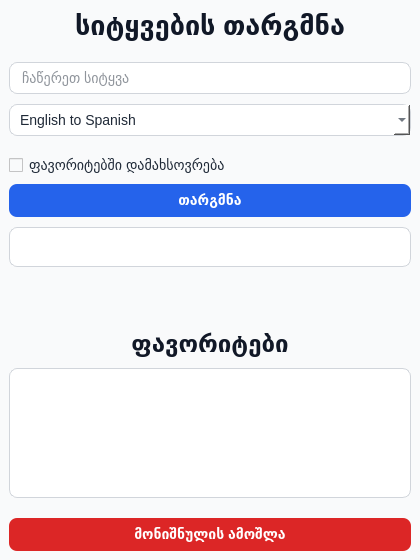
<?xml version="1.0" encoding="UTF-8"?>
<ui version="4.0">
 <class>MainWindow</class>
 <widget class="QMainWindow" name="MainWindow">
  <property name="geometry">
   <rect>
    <x>0</x>
    <y>0</y>
    <width>420</width>
    <height>560</height>
   </rect>
  </property>
  <property name="windowTitle">
   <string>სიტყვების თარგმნა</string>
  </property>
  <widget class="QWidget" name="centralwidget">
   <property name="styleSheet">
    <string notr="true">
     QWidget {
         background-color: #f9fafb;
         font-family: 'Segoe UI', 'Tahoma', sans-serif;
         font-size: 14px;
         color: #1f2937;
     }

     QLabel#titleLabel {
         font-size: 20pt;
         font-weight: bold;
         color: #111827;
         margin-bottom: 10px;
     }

     QLineEdit {
         border: 1px solid #d1d5db;
         border-radius: 8px;
         padding: 6px 10px;
         background-color: white;
     }

     QComboBox {
         border: 1px solid #d1d5db;
         border-radius: 8px;
         padding: 6px 10px;
         background-color: white;
     }

     QPushButton {
         background-color: #2563eb;
         color: white;
         border: none;
         border-radius: 8px;
         padding: 8px 16px;
         font-weight: bold;
     }

     QPushButton:hover {
         background-color: #1d4ed8;
     }

     QPushButton:pressed {
         background-color: #1e40af;
     }

     QPushButton#removeFavoriteButton {
         background-color: #dc2626;
         color: white;
         font-weight: 600;
         border-radius: 8px;
         padding: 8px 12px;
         margin-top: 10px;
     }

     QPushButton#removeFavoriteButton:hover {
         background-color: #b91c1c;
     }

     QPushButton#removeFavoriteButton:pressed {
         background-color: #7f1d1d;
     }

     QCheckBox {
         margin-top: 10px;
     }

     QLabel#translationLabel {
         font-size: 16px;
         font-weight: 500;
         color: #374151;
         padding: 10px;
         border: 1px solid #d1d5db;
         border-radius: 8px;
         background-color: #ffffff;
     }

     QLabel#statusLabel {
         font-size: 12px;
         color: green;
         margin-top: 8px;
     }

     QLabel#favoritesLabel {
         font-size: 18pt;
         font-weight: 600;
         margin-top: 20px;
         color: #111827;
     }

     QTableView {
         border: 1px solid #d1d5db;
         border-radius: 8px;
         background-color: white;
     }
    </string>
   </property>
   <layout class="QVBoxLayout" name="verticalLayout">
    <property name="contentsMargins">
     <rect>
      <x>20</x>
      <y>20</y>
      <width>20</width>
      <height>20</height>
     </rect>
    </property>
    <property name="spacing">
     <number>10</number>
    </property>

    <item>
     <widget class="QLabel" name="titleLabel">
      <property name="text">
       <string>სიტყვების თარგმნა</string>
      </property>
      <property name="alignment">
       <set>Qt::AlignCenter</set>
      </property>
     </widget>
    </item>

    <item>
     <widget class="QLineEdit" name="lineEdit">
      <property name="placeholderText">
       <string>ჩაწერეთ სიტყვა</string>
      </property>
     </widget>
    </item>

    <item>
     <widget class="QComboBox" name="languageComboBox">
      <item>
       <property name="text">
        <string>English to Spanish</string>
       </property>
      </item>
      <item>
       <property name="text">
        <string>English to French</string>
       </property>
      </item>
      <item>
       <property name="text">
        <string>English to German</string>
       </property>
      </item>
      <item>
       <property name="text">
        <string>English to Italian</string>
       </property>
      </item>
      <item>
       <property name="text">
        <string>English to Japanese</string>
       </property>
      </item>
      <item>
       <property name="text">
        <string>English to Georgian</string>
       </property>
      </item>
      <item>
       <property name="text">
        <string>Georgian to English</string>
       </property>
      </item>
      <item>
       <property name="text">
        <string>French to English</string>
       </property>
      </item>
      <item>
       <property name="text">
        <string>German to English</string>
       </property>
      </item>
     </widget>
    </item>

    <item>
     <widget class="QCheckBox" name="rememberCheckBox">
      <property name="text">
       <string>ფავორიტებში დამახსოვრება</string>
      </property>
     </widget>
    </item>

    <item>
     <widget class="QPushButton" name="translateButton">
      <property name="text">
       <string>თარგმნა</string>
      </property>
     </widget>
    </item>

    <item>
     <widget class="QLabel" name="translationLabel">
      <property name="text">
       <string></string>
      </property>
      <property name="alignment">
       <set>Qt::AlignCenter</set>
      </property>
     </widget>
    </item>

    <item>
     <widget class="QLabel" name="statusLabel">
      <property name="text">
       <string></string>
      </property>
      <property name="alignment">
       <set>Qt::AlignCenter</set>
      </property>
     </widget>
    </item>


    <item>
     <widget class="QLabel" name="favoritesLabel">
      <property name="text">
       <string>ფავორიტები</string>
      </property>
      <property name="alignment">
       <set>Qt::AlignCenter</set>
      </property>
     </widget>
    </item>

    <item>
     <widget class="QTableView" name="favoritesTableView">
      <property name="minimumHeight">
       <number>120</number>
      </property>
     </widget>
    </item>

    <item>
     <widget class="QPushButton" name="removeFavoriteButton">
      <property name="text">
       <string>მონიშნულის ამოშლა</string>
      </property>
     </widget>
    </item>

   </layout>
  </widget>
 </widget>
 <resources/>
 <connections/>
</ui>
